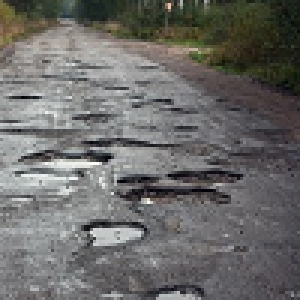
#> input picture images/test6.png, 100 x 100 px, found by its file name (shown 3 times larger)
$ python dataset_creation.py   (older library calls are emulated)
#> lines starting #> are read from the running program, lines starting #| are printed output that depends on the picture; after the words box and inside, x2 and y2 are one past the last pixel; in counts of white or black regions, pixels touching at a corner belong together
import numpy as np
import cv2 as cv
import scipy.misc, scipy.ndimage
#reading image
img = cv.imread('E:/pothole-detection-source-code-master/test6.png',0)
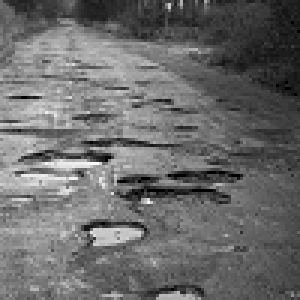
#> img: shape (100, 100) (shown 3 times larger); min 0, max 253, mean 106.7
edge = cv.Canny(img,100,200)
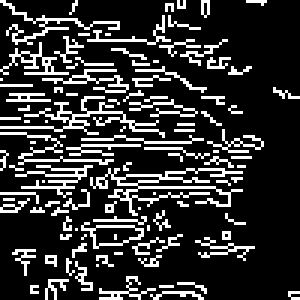
#> edge: shape (100, 100) (shown 3 times larger); 19.7% white in thin lines or dots

A=np.reshape(edge, (edge.size,-1))
#> A = 10000 values, max 255 at index 0, min 0 at index 2, mean 50.16
np.savetxt("t6.csv", A, delimiter=",")

$ run again, with images/test1.png copied over images/test6.png
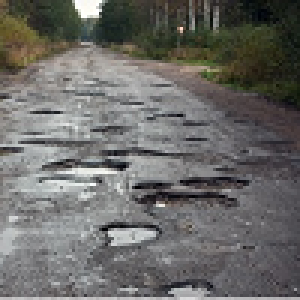
#> input picture images/test1.png, 100 x 100 px, found by its file name (shown 3 times larger)
#> `img = cv.imread('E:/pothole-detection-source-code-master/test6.png',0)`:
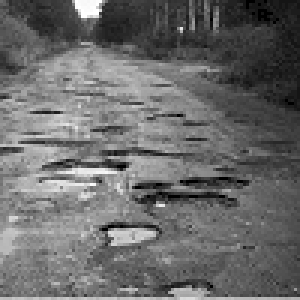
#> img: shape (100, 100) (shown 3 times larger); min 0, max 255, mean 106.1
#> `edge = cv.Canny(img,100,200)`:
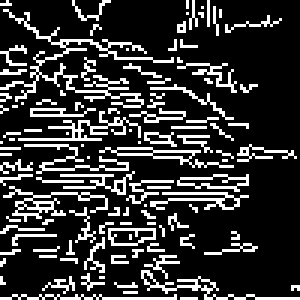
#> edge: shape (100, 100) (shown 3 times larger); 20.7% white in thin lines or dots
#> A = 10000 values, max 255 at index 2, min 0 at index 0, mean 52.81

$ run again, with images/test2.png copied over images/test6.png
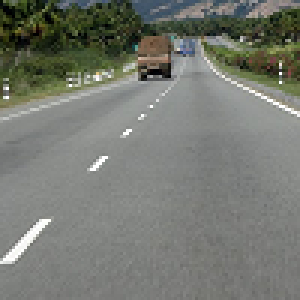
#> input picture images/test2.png, 100 x 100 px, found by its file name (shown 3 times larger)
#> `img = cv.imread('E:/pothole-detection-source-code-master/test6.png',0)`:
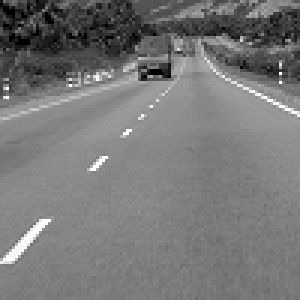
#> img: shape (100, 100) (shown 3 times larger); min 0, max 255, mean 119.4
#> `edge = cv.Canny(img,100,200)`:
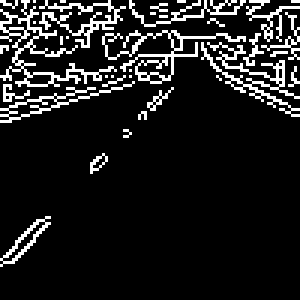
#> edge: shape (100, 100) (shown 3 times larger); 11.8% white in thin lines or dots, all inside (x1, y1, x2, y2) = (0, 0, 100, 89)
#> A = 10000 values, max 255 at index 0, min 0 at index 2, mean 29.96

$ run again, with images/test3.png copied over images/test6.png
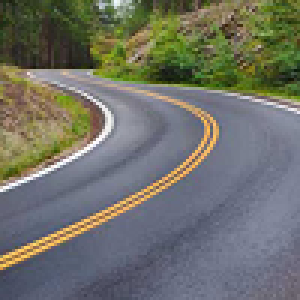
#> input picture images/test3.png, 100 x 100 px, found by its file name (shown 3 times larger)
#> `img = cv.imread('E:/pothole-detection-source-code-master/test6.png',0)`:
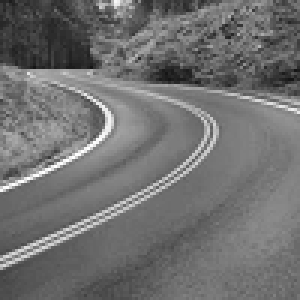
#> img: shape (100, 100) (shown 3 times larger); min 21, max 255, mean 112.2
#> `edge = cv.Canny(img,100,200)`:
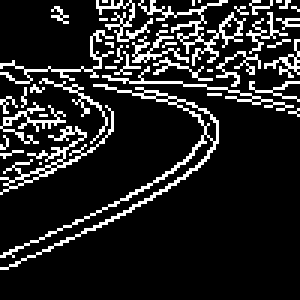
#> edge: shape (100, 100) (shown 3 times larger); 14.3% white in thin lines or dots
#> A = 10000 values, max 255 at index 32, min 0 at index 0, mean 36.41
